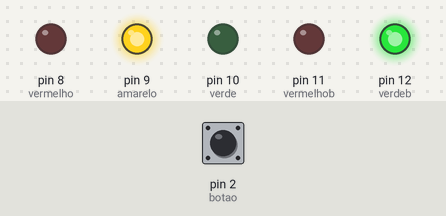
Recording of a sketch running on a simulated Arduino Uno, built with avr-gcc and run on an emulated ATmega328P. On the bench: output pins drawn as LEDs (lit = HIGH). The inputs (shaded band) are chosen by the test bench; at power-on: pin 2 (botao) HIGH.

Above: at 1.5 s.
At 17.0 s:
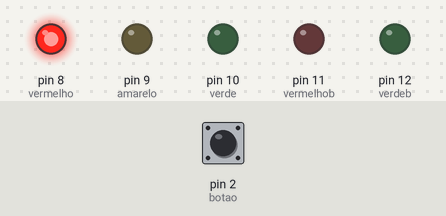
At 31.0 s:
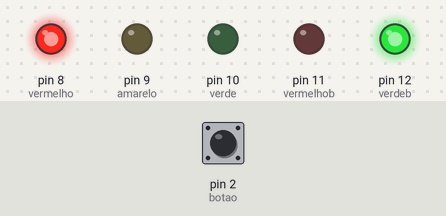
Timing chart, 0 to 41.6 s (numbered marks = the images above):
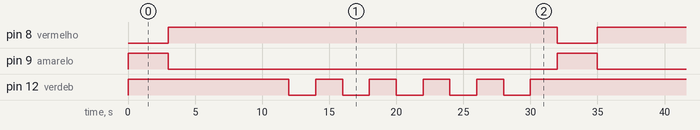

The sketch:

semaforo.ino
```cpp
int vermelho = 8;
int amarelo = 9;
int verde = 10;
int vermelhob= 11;
int verdeb= 12;
int botao = 2;

void setup(){
  pinMode(vermelho,OUTPUT);
  pinMode(amarelo,OUTPUT);
  pinMode(verde,OUTPUT);
  pinMode(vermelhob,OUTPUT);
  pinMode(verdeb,OUTPUT);
  pinMode(botao,INPUT_PULLUP);


  digitalWrite(vermelho, LOW);
  digitalWrite(amarelo, LOW);
  digitalWrite(verde, HIGH);
  digitalWrite(vermelhob, LOW);
  digitalWrite(verdeb, HIGH);
}
void loop(){
  if(digitalRead(botao)== HIGH){//botao pressionado

  digitalWrite(amarelo, HIGH);
  digitalWrite(verde, LOW);//luz muda para amarelo
  delay(3000);
  digitalWrite(vermelho, HIGH);//depois vermelho
  digitalWrite(amarelo, LOW);
  delay(3000);
  digitalWrite(verdeb, HIGH);//para pedestres,luz muda p verde
  digitalWrite(vermelhob, LOW);
  delay(6000); //nesse estado por 6 segundos

  //pisca pisca(orochi)
    for(int i = 0; i < 5;i++){
  digitalWrite(verdeb,LOW);
  delay(2000);
  digitalWrite(verdeb, HIGH);
  delay(2000);
 }
  digitalWrite(verde, HIGH);
  digitalWrite(vermelho, LOW);


  }

}
```

Measured:
- by itself, pin 8 (vermelho): alternates HIGH for 29.0 s and LOW for 3.0 s
- by itself, pin 9 (amarelo): alternates HIGH for 3.0 s and LOW for 29.0 s
- by itself, pin 12 (verdeb): repeats every 32.0 s: 4 × (HIGH 2.0 s, LOW 2.0 s), HIGH 14.0 s, LOW 2.0 s
